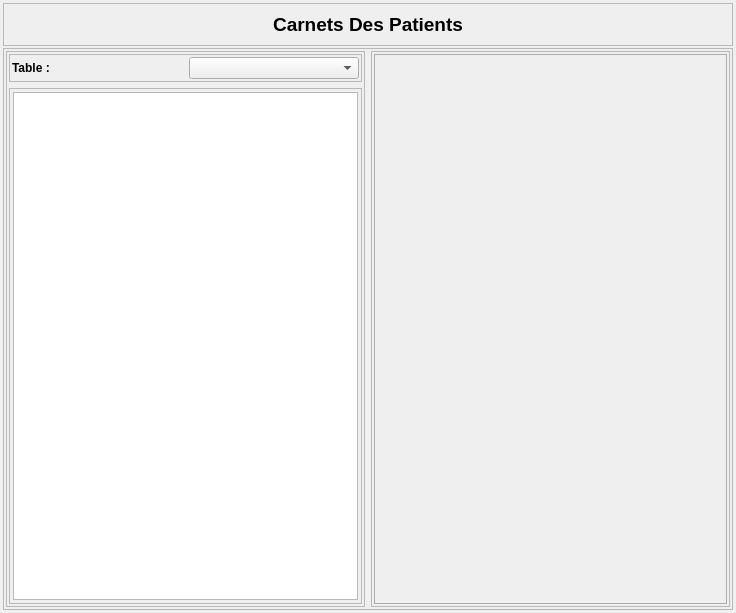
<?xml version="1.0" encoding="UTF-8"?>
<ui version="4.0">
 <class>Carnet</class>
 <widget class="QWidget" name="Carnet">
  <property name="geometry">
   <rect>
    <x>0</x>
    <y>0</y>
    <width>736</width>
    <height>613</height>
   </rect>
  </property>
  <property name="windowTitle">
   <string>Form</string>
  </property>
  <layout class="QVBoxLayout" name="verticalLayout">
   <property name="spacing">
    <number>2</number>
   </property>
   <property name="leftMargin">
    <number>3</number>
   </property>
   <property name="topMargin">
    <number>3</number>
   </property>
   <property name="rightMargin">
    <number>3</number>
   </property>
   <property name="bottomMargin">
    <number>3</number>
   </property>
   <item alignment="Qt::AlignTop">
    <widget class="QFrame" name="frame">
     <property name="frameShape">
      <enum>QFrame::StyledPanel</enum>
     </property>
     <property name="frameShadow">
      <enum>QFrame::Raised</enum>
     </property>
     <layout class="QHBoxLayout" name="horizontalLayout">
      <item>
       <widget class="QLabel" name="label">
        <property name="font">
         <font>
          <pointsize>14</pointsize>
          <bold>true</bold>
         </font>
        </property>
        <property name="text">
         <string>Carnets Des Patients</string>
        </property>
        <property name="alignment">
         <set>Qt::AlignCenter</set>
        </property>
       </widget>
      </item>
     </layout>
    </widget>
   </item>
   <item>
    <widget class="QFrame" name="frame_2">
     <property name="sizePolicy">
      <sizepolicy hsizetype="Preferred" vsizetype="Expanding">
       <horstretch>0</horstretch>
       <verstretch>0</verstretch>
      </sizepolicy>
     </property>
     <property name="frameShape">
      <enum>QFrame::StyledPanel</enum>
     </property>
     <property name="frameShadow">
      <enum>QFrame::Raised</enum>
     </property>
     <layout class="QHBoxLayout" name="horizontalLayout_2">
      <property name="leftMargin">
       <number>2</number>
      </property>
      <property name="topMargin">
       <number>2</number>
      </property>
      <property name="rightMargin">
       <number>2</number>
      </property>
      <property name="bottomMargin">
       <number>2</number>
      </property>
      <item>
       <widget class="QFrame" name="frame_4">
        <property name="frameShape">
         <enum>QFrame::StyledPanel</enum>
        </property>
        <property name="frameShadow">
         <enum>QFrame::Raised</enum>
        </property>
        <layout class="QVBoxLayout" name="verticalLayout_2">
         <property name="leftMargin">
          <number>2</number>
         </property>
         <property name="topMargin">
          <number>2</number>
         </property>
         <property name="rightMargin">
          <number>2</number>
         </property>
         <property name="bottomMargin">
          <number>2</number>
         </property>
         <item alignment="Qt::AlignTop">
          <widget class="QFrame" name="frame_5">
           <property name="frameShape">
            <enum>QFrame::StyledPanel</enum>
           </property>
           <property name="frameShadow">
            <enum>QFrame::Raised</enum>
           </property>
           <layout class="QHBoxLayout" name="horizontalLayout_3">
            <property name="leftMargin">
             <number>2</number>
            </property>
            <property name="topMargin">
             <number>2</number>
            </property>
            <property name="rightMargin">
             <number>2</number>
            </property>
            <property name="bottomMargin">
             <number>2</number>
            </property>
            <item>
             <widget class="QLabel" name="label_2">
              <property name="font">
               <font>
                <bold>true</bold>
               </font>
              </property>
              <property name="text">
               <string>Table :</string>
              </property>
             </widget>
            </item>
            <item>
             <widget class="QComboBox" name="tables"/>
            </item>
           </layout>
          </widget>
         </item>
         <item>
          <widget class="QFrame" name="frame_6">
           <property name="sizePolicy">
            <sizepolicy hsizetype="Preferred" vsizetype="Expanding">
             <horstretch>0</horstretch>
             <verstretch>0</verstretch>
            </sizepolicy>
           </property>
           <property name="frameShape">
            <enum>QFrame::StyledPanel</enum>
           </property>
           <property name="frameShadow">
            <enum>QFrame::Raised</enum>
           </property>
           <layout class="QHBoxLayout" name="horizontalLayout_4">
            <property name="leftMargin">
             <number>3</number>
            </property>
            <property name="topMargin">
             <number>3</number>
            </property>
            <property name="rightMargin">
             <number>3</number>
            </property>
            <property name="bottomMargin">
             <number>3</number>
            </property>
            <item>
             <widget class="QTableWidget" name="tableWidget"/>
            </item>
           </layout>
          </widget>
         </item>
        </layout>
       </widget>
      </item>
      <item>
       <widget class="QFrame" name="frame_3">
        <property name="frameShape">
         <enum>QFrame::StyledPanel</enum>
        </property>
        <property name="frameShadow">
         <enum>QFrame::Raised</enum>
        </property>
        <layout class="QVBoxLayout" name="verticalLayout_3">
         <property name="spacing">
          <number>2</number>
         </property>
         <property name="leftMargin">
          <number>2</number>
         </property>
         <property name="topMargin">
          <number>2</number>
         </property>
         <property name="rightMargin">
          <number>2</number>
         </property>
         <property name="bottomMargin">
          <number>2</number>
         </property>
         <item>
          <widget class="QTextEdit" name="textEdit">
           <property name="styleSheet">
            <string notr="true">QTextEdit{
	background:transparent;
	border:1px solid rgb(171,171,171);
}</string>
           </property>
          </widget>
         </item>
        </layout>
       </widget>
      </item>
     </layout>
    </widget>
   </item>
  </layout>
 </widget>
 <resources/>
 <connections/>
</ui>
